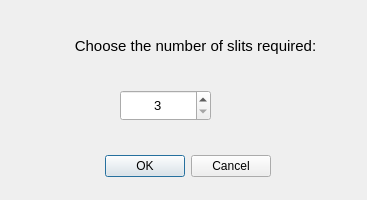
<?xml version="1.0" encoding="UTF-8"?>
<ui version="4.0">
 <class>Dialog</class>
 <widget class="QDialog" name="Dialog">
  <property name="geometry">
   <rect>
    <x>0</x>
    <y>0</y>
    <width>367</width>
    <height>200</height>
   </rect>
  </property>
  <property name="windowTitle">
   <string>Dialog</string>
  </property>
  <widget class="QDialogButtonBox" name="buttonBox">
   <property name="geometry">
    <rect>
     <x>75</x>
     <y>150</y>
     <width>196</width>
     <height>32</height>
    </rect>
   </property>
   <property name="orientation">
    <enum>Qt::Horizontal</enum>
   </property>
   <property name="standardButtons">
    <set>QDialogButtonBox::Cancel|QDialogButtonBox::Ok</set>
   </property>
  </widget>
  <widget class="QLabel" name="Question">
   <property name="geometry">
    <rect>
     <x>45</x>
     <y>30</y>
     <width>301</width>
     <height>31</height>
    </rect>
   </property>
   <property name="font">
    <font>
     <pointsize>11</pointsize>
    </font>
   </property>
   <property name="layoutDirection">
    <enum>Qt::LeftToRight</enum>
   </property>
   <property name="autoFillBackground">
    <bool>true</bool>
   </property>
   <property name="text">
    <string>Choose the number of slits required:</string>
   </property>
   <property name="scaledContents">
    <bool>false</bool>
   </property>
   <property name="alignment">
    <set>Qt::AlignCenter</set>
   </property>
  </widget>
  <widget class="QSpinBox" name="spinBox">
   <property name="geometry">
    <rect>
     <x>120</x>
     <y>90</y>
     <width>91</width>
     <height>31</height>
    </rect>
   </property>
   <property name="font">
    <font>
     <pointsize>10</pointsize>
    </font>
   </property>
   <property name="alignment">
    <set>Qt::AlignCenter</set>
   </property>
   <property name="readOnly">
    <bool>false</bool>
   </property>
   <property name="minimum">
    <number>3</number>
   </property>
   <property name="maximum">
    <number>5</number>
   </property>
   <property name="value">
    <number>3</number>
   </property>
  </widget>
 </widget>
 <resources/>
 <connections>
  <connection>
   <sender>buttonBox</sender>
   <signal>accepted()</signal>
   <receiver>Dialog</receiver>
   <slot>accept()</slot>
   <hints>
    <hint type="sourcelabel">
     <x>248</x>
     <y>254</y>
    </hint>
    <hint type="destinationlabel">
     <x>157</x>
     <y>274</y>
    </hint>
   </hints>
  </connection>
  <connection>
   <sender>buttonBox</sender>
   <signal>rejected()</signal>
   <receiver>Dialog</receiver>
   <slot>reject()</slot>
   <hints>
    <hint type="sourcelabel">
     <x>316</x>
     <y>260</y>
    </hint>
    <hint type="destinationlabel">
     <x>286</x>
     <y>274</y>
    </hint>
   </hints>
  </connection>
 </connections>
</ui>
